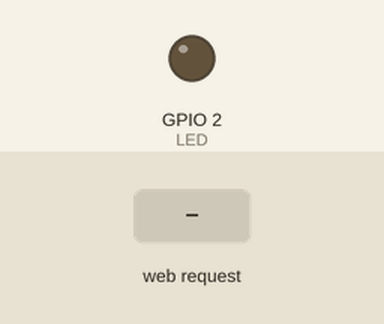
The sketch below on a simulated ESP32. Shown: output pins drawn as LEDs (lit = HIGH). Inputs (shaded band) come from the test bench. What the sketch prints to the serial monitor is not drawn.

Above: at 1.2 s.
1.3 s: HTTP request GET /LED/on received
At 2.5 s:
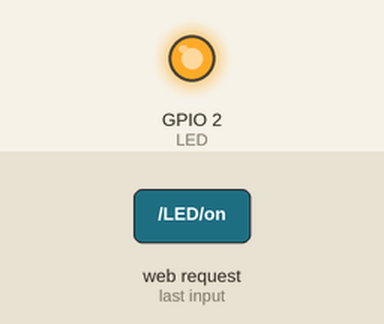
2.8 s: HTTP request GET /LED/off received
At 3.7 s:
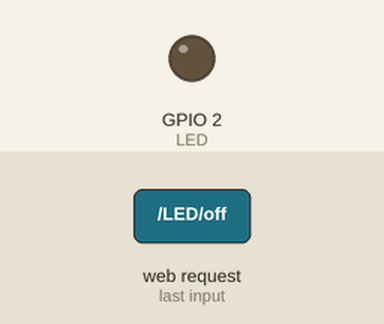
Timing chart, 0 to 5.8 s (numbered marks = the images above; inputs shaded):
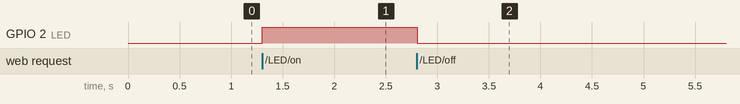

Measured:
- after the input at 1.3 s, GPIO 2 (LED): LOW → HIGH at once
- after the input at 2.8 s, GPIO 2 (LED): HIGH → LOW at once

The sketch:

esp32_ap_led.ino
```cpp
/************************************************************
 * PROJECT: ESP32 Access Point Web Server LED Control
 * AUTHOR : Rui Santos (modified with detailed comments)
 * SOURCE : https://randomnerdtutorials.com
 *
 * DESCRIPTION:
 * This project configures the ESP32 as a WiFi Access Point (AP)
 * and hosts a simple web server on port 80.
 *
 * Users can connect directly to the ESP32 network and control
 * an onboard LED (GPIO 2) via a web interface.
 *
 * SYSTEM FLOW:
 * 1. ESP32 creates its own WiFi Access Point
 * 2. User connects to ESP32 using SSID and password
 * 3. User opens browser and accesses ESP32 IP
 * 4. ESP32 serves a web page with ON/OFF buttons
 * 5. User clicks button → HTTP request sent
 * 6. ESP32 parses request → controls LED accordingly
 *
 * FEATURES:
 * - Local WiFi (no internet required)
 * - Simple HTTP server
 * - Real-time LED control
 * - Dynamic HTML response
 *
 ************************************************************/

// Include Wi-Fi library for ESP32
#include <WiFi.h>

// Access Point credentials
const char* ssid     = "Slum-ESP32-AP";
const char* password = "123456789";

// Create web server on port 80
WiFiServer server(80);

// Define LED pin (built-in LED usually GPIO 2)
#define LED 2

// Store incoming HTTP request
String header;

// Store LED state (for display purpose)
String ledState = "off";

void setup() {
  // Initialize serial communication (debugging)
  Serial.begin(115200);

  // Set LED pin as OUTPUT
  pinMode(LED, OUTPUT);

  // Ensure LED is OFF at startup
  digitalWrite(LED, LOW);

  // Start ESP32 as Access Point (AP mode)
  Serial.print("Setting AP (Access Point)…");

  WiFi.softAP(ssid, password);

  // Get AP IP address (usually 192.168.4.1)
  IPAddress IP = WiFi.softAPIP();
  Serial.print("AP IP address: ");
  Serial.println(IP);

  // Start the web server
  server.begin();
}

void loop(){

  // Check if any client is connected
  WiFiClient client = server.available();

  if (client) {
    Serial.println("New Client.");

    String currentLine = ""; // store current line

    while (client.connected()) {

      if (client.available()) {

        char c = client.read(); // read incoming data
        Serial.write(c);        // print to serial monitor

        header += c;            // append to header string

        // If newline received → end of HTTP request
        if (c == '\n') {

          // If blank line → request complete
          if (currentLine.length() == 0) {

            // Send HTTP response header
            client.println("HTTP/1.1 200 OK");
            client.println("Content-type:text/html");
            client.println("Connection: close");
            client.println();

            /************ HANDLE LED CONTROL ************/
            if (header.indexOf("GET /LED/on") >= 0) {
              Serial.println("LED on");
              ledState = "on";
              digitalWrite(LED, HIGH);
            }
            else if (header.indexOf("GET /LED/off") >= 0) {
              Serial.println("LED off");
              ledState = "off";
              digitalWrite(LED, LOW);
            }

            /************ SEND HTML WEB PAGE ************/
            client.println("<!DOCTYPE html><html>");

            // Responsive settings
            client.println("<head><meta name=\"viewport\" content=\"width=device-width, initial-scale=1\">");
            client.println("<link rel=\"icon\" href=\"data:,\">");

            // CSS styling
            client.println("<style>");
            client.println("html { font-family: Helvetica; text-align: center;}");
            client.println(".button { background-color: #4CAF50; color: white; padding: 16px 40px; font-size: 30px;}");
            client.println(".button2 {background-color: #555555;}");
            client.println("</style></head>");

            // Page content
            client.println("<body><h1>ESP32 Web Server</h1>");

            // Display LED state
            client.println("<p>LED - State " + ledState + "</p>");

            // Dynamic button based on state
            if (ledState=="off") {
              client.println("<p><a href=\"/LED/on\"><button class=\"button\">ON</button></a></p>");
            } else {
              client.println("<p><a href=\"/LED/off\"><button class=\"button button2\">OFF</button></a></p>");
            }

            client.println("</body></html>");

            // End HTTP response
            client.println();

            break;
          }
          else {
            // Reset line if not empty
            currentLine = "";
          }
        }
        else if (c != '\r') {
          // Build current line
          currentLine += c;
        }
      }
    }

    // Clear request data
    header = "";

    // Disconnect client
    client.stop();

    Serial.println("Client disconnected.");
    Serial.println("");
  }
}
```
